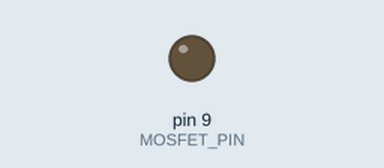
This sketch was run on a simulated Arduino Uno, built with avr-gcc and run on an emulated ATmega328P. Parts: output pins drawn as LEDs (lit = HIGH).

Above: at 0.05 s.
At 6.2 s:
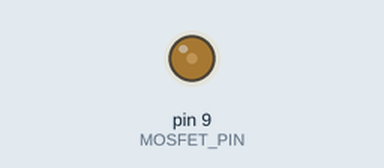
At 12.5 s:
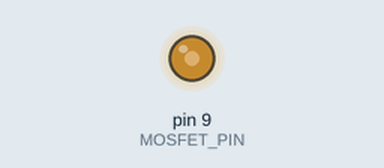
At 24.95 s:
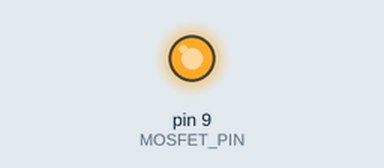
Timing chart, 0 to 39.0 s (numbered marks = the images above):
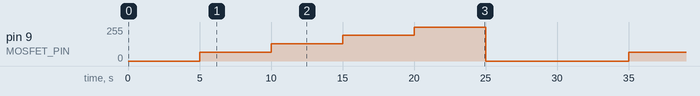

The sketch:

MosfetSimpleSwitch.ino
```cpp
/**
 * @file MosfetPWMTest.ino
 * @brief Tests different PWM output values for a MOSFET PWM switching module.
 */

/// PWM-capable output pin connected to the MOSFET module signal input.
const int MOSFET_PIN = 9;

/// PWM values used for the test sequence.
const int PWM_VALUES[] = {0, 64, 128, 192, 255};

/// Number of PWM values in the test sequence.
const int NUMBER_OF_VALUES = sizeof(PWM_VALUES) / sizeof(PWM_VALUES[0]);

/// Time in milliseconds for each PWM value.
const unsigned long PWM_STEP_DELAY_MS = 5000;

/**
 * @brief Initializes the MOSFET control pin.
 */
void setup() {
  pinMode(MOSFET_PIN, OUTPUT);
  analogWrite(MOSFET_PIN, 0);
}

/**
 * @brief Cycles through predefined PWM values.
 */
void loop() {
  for (int i = 0; i < NUMBER_OF_VALUES; i++) {
    analogWrite(MOSFET_PIN, PWM_VALUES[i]);
    delay(PWM_STEP_DELAY_MS);
  }

  analogWrite(MOSFET_PIN, 0);
  delay(PWM_STEP_DELAY_MS);
}
```

Measured:
- by itself, pin 9 (MOSFET_PIN): repeats every 30.0 s: 128/255 5.0 s, 192/255 5.0 s, 255/255 5.0 s, 0/255 10.0 s, 64/255 5.0 s
